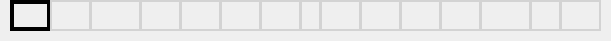
  <widget class="QWidget" name="d_Widget" native="true">
   <property name="geometry">
    <rect>
     <x>110</x>
     <y>210</y>
     <width>611</width>
     <height>41</height>
    </rect>
   </property>
   <widget class="QPushButton" name="d_1">
    <property name="geometry">
     <rect>
      <x>10</x>
      <y>0</y>
      <width>41</width>
      <height>31</height>
     </rect>
    </property>
    <property name="styleSheet">
     <string notr="true">background-color: rgba(0,255,255,00);border: 4px solid black;</string>
    </property>
    <property name="text">
     <string/>
    </property>
   </widget>
   <widget class="QPushButton" name="d_2">
    <property name="geometry">
     <rect>
      <x>50</x>
      <y>0</y>
      <width>41</width>
      <height>31</height>
     </rect>
    </property>
    <property name="styleSheet">
     <string notr="true">background-color: rgba(0,255,255,00);border: 2px solid lightgray;</string>
    </property>
    <property name="text">
     <string/>
    </property>
   </widget>
   <widget class="QPushButton" name="d_3">
    <property name="geometry">
     <rect>
      <x>90</x>
      <y>0</y>
      <width>51</width>
      <height>31</height>
     </rect>
    </property>
    <property name="styleSheet">
     <string notr="true">background-color: rgba(0,255,255,00);border: 2px solid lightgray;</string>
    </property>
    <property name="text">
     <string/>
    </property>
   </widget>
   <widget class="QPushButton" name="d_4">
    <property name="geometry">
     <rect>
      <x>140</x>
      <y>0</y>
      <width>41</width>
      <height>31</height>
     </rect>
    </property>
    <property name="styleSheet">
     <string notr="true">background-color: rgba(0,255,255,00);border: 2px solid lightgray;</string>
    </property>
    <property name="text">
     <string/>
    </property>
   </widget>
   <widget class="QPushButton" name="d_5">
    <property name="geometry">
     <rect>
      <x>180</x>
      <y>0</y>
      <width>41</width>
      <height>31</height>
     </rect>
    </property>
    <property name="styleSheet">
     <string notr="true">background-color: rgba(0,255,255,00);border: 2px solid lightgray;</string>
    </property>
    <property name="text">
     <string/>
    </property>
   </widget>
   <widget class="QPushButton" name="d_6">
    <property name="geometry">
     <rect>
      <x>220</x>
      <y>0</y>
      <width>41</width>
      <height>31</height>
     </rect>
    </property>
    <property name="styleSheet">
     <string notr="true">background-color: rgba(0,255,255,00);border: 2px solid lightgray;</string>
    </property>
    <property name="text">
     <string/>
    </property>
   </widget>
   <widget class="QPushButton" name="d_7">
    <property name="geometry">
     <rect>
      <x>260</x>
      <y>0</y>
      <width>41</width>
      <height>31</height>
     </rect>
    </property>
    <property name="styleSheet">
     <string notr="true">background-color: rgba(0,255,255,00);border: 2px solid lightgray;</string>
    </property>
    <property name="text">
     <string/>
    </property>
   </widget>
   <widget class="QPushButton" name="d_8">
    <property name="geometry">
     <rect>
      <x>300</x>
      <y>0</y>
      <width>21</width>
      <height>31</height>
     </rect>
    </property>
    <property name="styleSheet">
     <string notr="true">background-color: rgba(0,255,255,00);border: 2px solid lightgray;</string>
    </property>
    <property name="text">
     <string/>
    </property>
   </widget>
   <widget class="QPushButton" name="d_9">
    <property name="geometry">
     <rect>
      <x>320</x>
      <y>0</y>
      <width>41</width>
      <height>31</height>
     </rect>
    </property>
    <property name="styleSheet">
     <string notr="true">background-color: rgba(0,255,255,00);border: 2px solid lightgray;</string>
    </property>
    <property name="text">
     <string/>
    </property>
   </widget>
   <widget class="QPushButton" name="d_10">
    <property name="geometry">
     <rect>
      <x>360</x>
      <y>0</y>
      <width>41</width>
      <height>31</height>
     </rect>
    </property>
    <property name="styleSheet">
     <string notr="true">background-color: rgba(0,255,255,00);border: 2px solid lightgray;</string>
    </property>
    <property name="text">
     <string/>
    </property>
   </widget>
   <widget class="QPushButton" name="d_11">
    <property name="geometry">
     <rect>
      <x>400</x>
      <y>0</y>
      <width>41</width>
      <height>31</height>
     </rect>
    </property>
    <property name="styleSheet">
     <string notr="true">background-color: rgba(0,255,255,00);border: 2px solid lightgray;</string>
    </property>
    <property name="text">
     <string/>
    </property>
   </widget>
   <widget class="QPushButton" name="d_12">
    <property name="geometry">
     <rect>
      <x>440</x>
      <y>0</y>
      <width>41</width>
      <height>31</height>
     </rect>
    </property>
    <property name="styleSheet">
     <string notr="true">background-color: rgba(0,255,255,00);border: 2px solid lightgray;</string>
    </property>
    <property name="text">
     <string/>
    </property>
   </widget>
   <widget class="QPushButton" name="d_13">
    <property name="geometry">
     <rect>
      <x>480</x>
      <y>0</y>
      <width>51</width>
      <height>31</height>
     </rect>
    </property>
    <property name="styleSheet">
     <string notr="true">background-color: rgba(0,255,255,00);border: 2px solid lightgray;</string>
    </property>
    <property name="text">
     <string/>
    </property>
   </widget>
   <widget class="QPushButton" name="d_14">
    <property name="geometry">
     <rect>
      <x>530</x>
      <y>0</y>
      <width>31</width>
      <height>31</height>
     </rect>
    </property>
    <property name="styleSheet">
     <string notr="true">background-color: rgba(0,255,255,00);border: 2px solid lightgray;</string>
    </property>
    <property name="text">
     <string/>
    </property>
   </widget>
   <widget class="QPushButton" name="d_15">
    <property name="geometry">
     <rect>
      <x>560</x>
      <y>0</y>
      <width>41</width>
      <height>31</height>
     </rect>
    </property>
    <property name="styleSheet">
     <string notr="true">background-color: rgba(0,255,255,00);border: 2px solid lightgray;</string>
    </property>
    <property name="text">
     <string/>
    </property>
   </widget>
  </widget>
